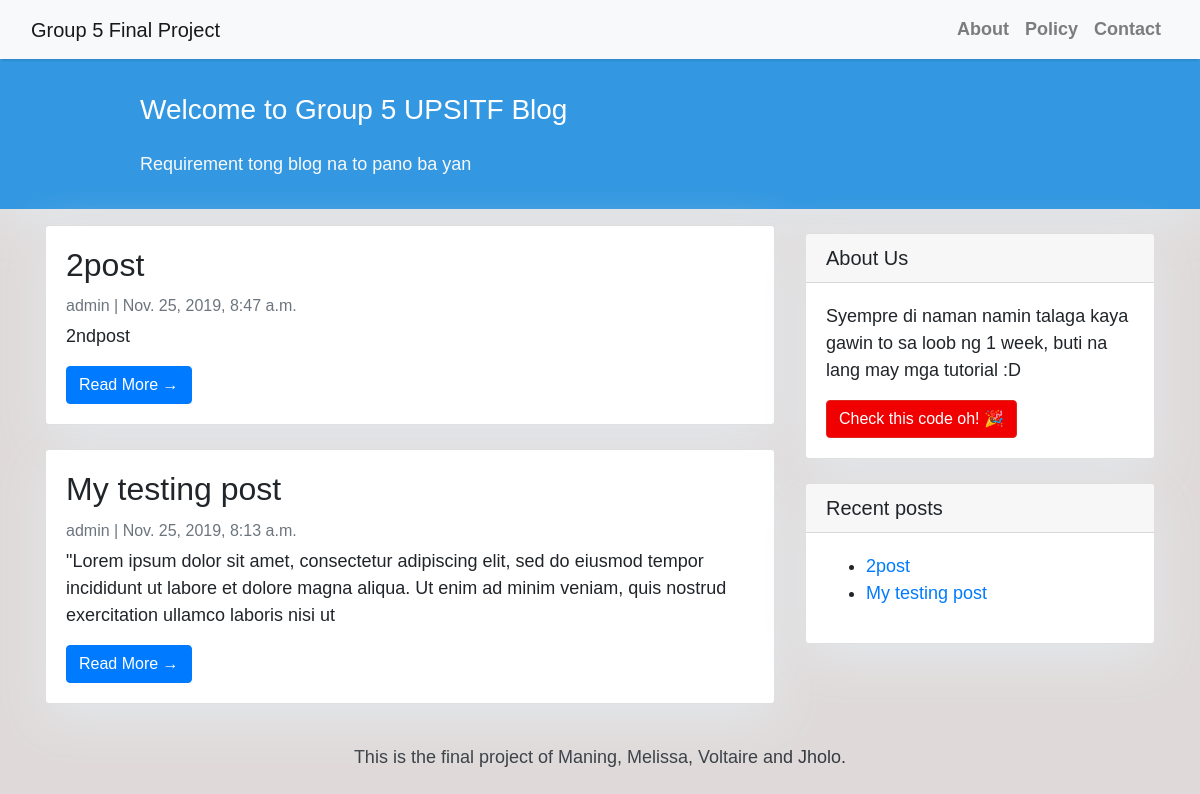
The app's page /, older data.
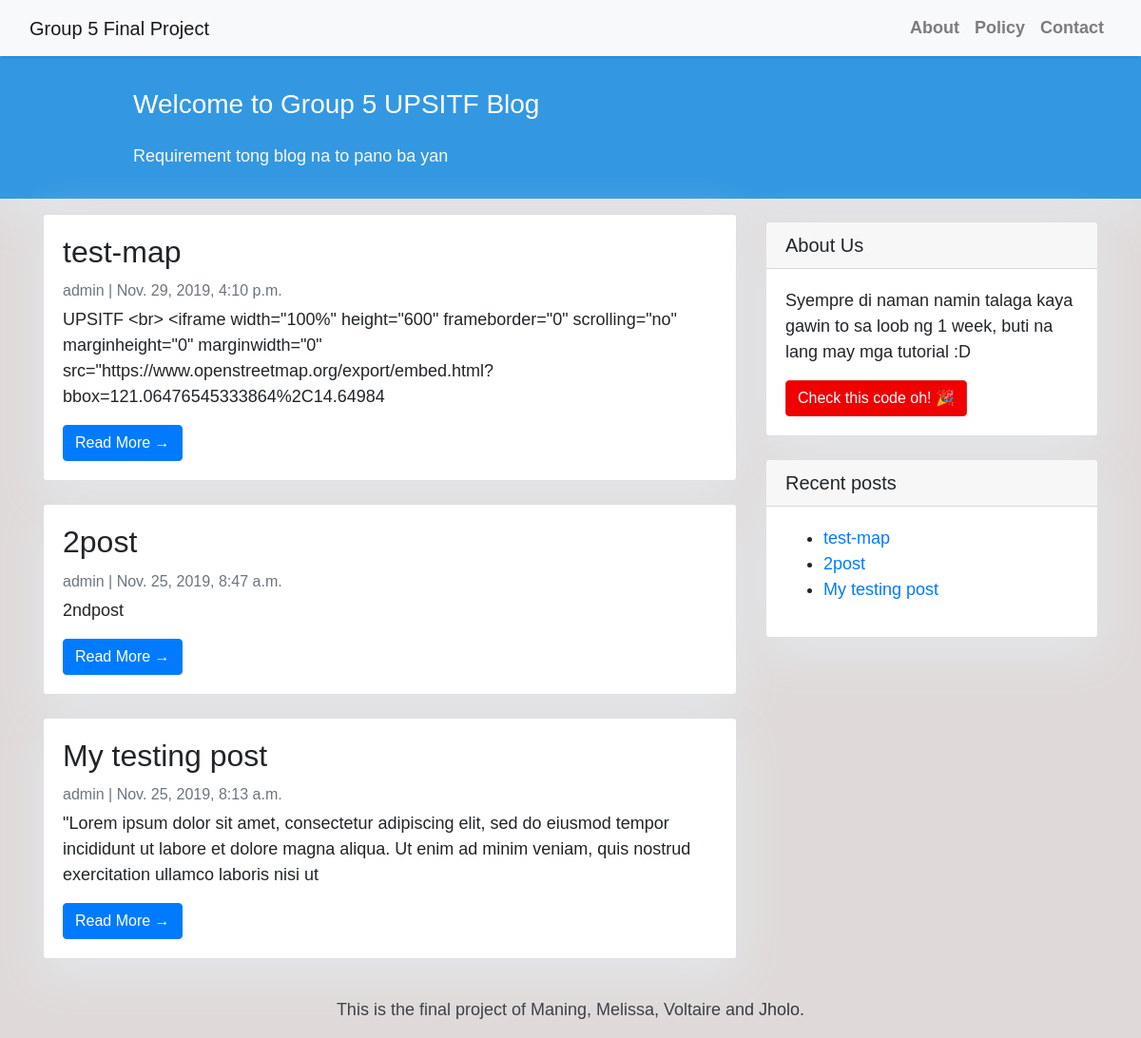
The same page, newer data.
### blog/models.py (models this page shows, shortened)
class Post(models.Model):
    title = models.CharField(max_length=200, unique=True)
    slug = models.SlugField(max_length=200, unique=True)
    author = models.ForeignKey(User, on_delete=models.CASCADE, related_name='blog_posts')
    updated_on = models.DateTimeField(auto_now=True)
    content = models.TextField()
    created_on = models.DateTimeField(auto_now_add=True)
    status = models.IntegerField(choices=STATUS, default=0)
    class Meta:
        ordering = ['-created_on']

### blog/views.py (the view)
# urls.py: path('', views.PostList.as_view(), name='home'),
class PostList(generic.ListView):
    queryset = Post.objects.filter(status=1).order_by('-created_on')
    template_name = 'index.html'

### templates/index.html (shortened to what this page needs)
{% extends "base.html" %}
{% block content %}
<header class="masthead">
    <div class="container">
        <div class="row">
            <div class=" col-md-8 col-md-10 mx-auto">
                <div class="site-heading">
                    <h3 class=" site-heading my-4 mt-3 text-white"> Welcome to Group 5 UPSITF Blog </h3>
                    <p class="text-light">Requirement tong blog na to pano ba yan &nbsp
                    </p>
                </div>
            </div>
        </div>
    </div>
</header>
<div class="container">
    <div class="row">
        <div class="col-md-8 mt-3 left">
            {% for post in post_list %}
            <div class="card mb-4">
                <div class="card-body">
                    <h2 class="card-title">{{ post.title }}</h2>
                    <p class="card-text text-muted h6">{{ post.author }} | {{ post.created_on}} </p>
                    <p class="card-text">{{post.content|slice:":200" }}</p>
                    <a href="{% url 'post_detail' post.slug  %}" class="btn btn-primary">Read More &rarr;</a>
                </div>
            </div>
            {% endfor %}
        </div>
        {% block sidebar %} {% include 'sidebar.html' %} {% endblock sidebar %}
    </div>
</div>
{%endblock%}

### templates/sidebar.html (shortened to what this page needs)
{% block sidebar %}
<div class="col-md-4 float-right ">
<div class="card my-4">
        <h5 class="card-header"> About Us</h5>
    <div class="card-body">
        <p class="card-text"> Syempre di naman namin talaga kaya gawin to sa loob ng 1 week, buti na lang may mga tutorial :D </p>
        <a href="https://github.com/maning/group5-blog"
           class="btn btn-danger">Check this code oh! 🎉 </a>
    </div>
</div>
<div class="card my-4">
        <h5 class="card-header"> Recent posts</h5>
    <div class="card-body">
<ul>
    {% for post in post_list %}
        <li><a href="{{ post.slug }}"> {{ post.title }}</a></li>
    {% endfor %}
</ul>
</div>
</div>
</div>
{% endblock sidebar %}

Row changes from the older to the newer data that the page shows:
added Post: title "test-map", author "admin", created_on "Nov. 29, 2019, 4:10 p.m.", content "UPSITF <br> <iframe width=\"100%\" height=\"600\" frameborder=\"0\" scrolling=\"no\" marginheight=\"0\" marginwidth=\"0\" src=\"https://www.openstreetmap.org/export/embed.html?bbox=121.06476545333864%2C14.64984"
